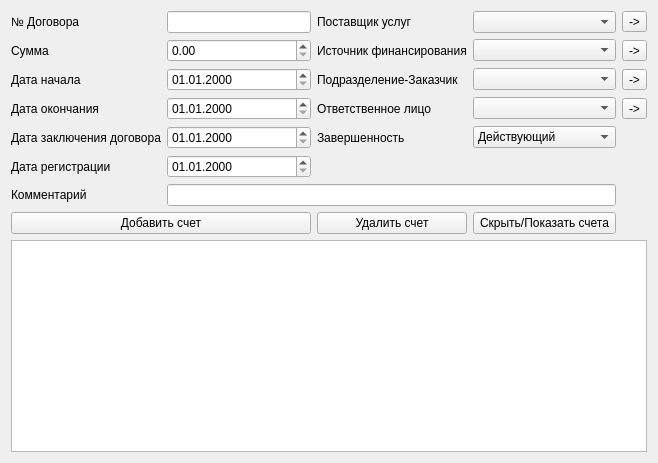
<?xml version="1.0" encoding="UTF-8"?>
<ui version="4.0">
 <class>ContractInformationWidget</class>
 <widget class="QWidget" name="ContractInformationWidget">
  <property name="geometry">
   <rect>
    <x>0</x>
    <y>0</y>
    <width>658</width>
    <height>463</height>
   </rect>
  </property>
  <property name="windowTitle">
   <string>Form</string>
  </property>
  <property name="windowIcon">
   <iconset resource="../../resources/main.qrc">
    <normaloff>:/images/logo.png</normaloff>:/images/logo.png</iconset>
  </property>
  <layout class="QGridLayout" name="gridLayout">
   <item row="4" column="2">
    <widget class="QLabel" name="completenessLabel">
     <property name="text">
      <string>Завершенность</string>
     </property>
    </widget>
   </item>
   <item row="2" column="0">
    <widget class="QLabel" name="startDateLabel">
     <property name="text">
      <string>Дата начала</string>
     </property>
    </widget>
   </item>
   <item row="5" column="1">
    <widget class="QDateEdit" name="registrationDateEdit">
     <property name="displayFormat">
      <string>dd.MM.yyyy</string>
     </property>
    </widget>
   </item>
   <item row="4" column="1">
    <widget class="QDateEdit" name="conclusionDateEdit">
     <property name="displayFormat">
      <string>dd.MM.yyyy</string>
     </property>
    </widget>
   </item>
   <item row="1" column="1">
    <widget class="QDoubleSpinBox" name="contractsSumEdit">
     <property name="maximum">
      <double>99999999.989999994635582</double>
     </property>
    </widget>
   </item>
   <item row="0" column="1">
    <widget class="QLineEdit" name="contractNumbeEdit"/>
   </item>
   <item row="3" column="2">
    <widget class="QLabel" name="responsiblesLabel">
     <property name="text">
      <string>Ответственное лицо</string>
     </property>
    </widget>
   </item>
   <item row="1" column="0">
    <widget class="QLabel" name="contractsSumLabel">
     <property name="text">
      <string>Сумма</string>
     </property>
    </widget>
   </item>
   <item row="0" column="2">
    <widget class="QLabel" name="providersLabel">
     <property name="text">
      <string>Поставщик услуг</string>
     </property>
    </widget>
   </item>
   <item row="2" column="3">
    <widget class="QComboBox" name="subdivisionsBox"/>
   </item>
   <item row="7" column="0">
    <widget class="QLabel" name="commentLabel">
     <property name="text">
      <string>Комментарий</string>
     </property>
    </widget>
   </item>
   <item row="3" column="0">
    <widget class="QLabel" name="endDateLabel">
     <property name="text">
      <string>Дата окончания</string>
     </property>
    </widget>
   </item>
   <item row="3" column="3">
    <widget class="QComboBox" name="responsiblesBox"/>
   </item>
   <item row="0" column="4">
    <widget class="QToolButton" name="providersHandBookButton">
     <property name="text">
      <string>-&gt;</string>
     </property>
    </widget>
   </item>
   <item row="1" column="3">
    <widget class="QComboBox" name="sourcesFinancingBox"/>
   </item>
   <item row="0" column="0">
    <widget class="QLabel" name="contractNumberLabel">
     <property name="text">
      <string>№ Договора</string>
     </property>
    </widget>
   </item>
   <item row="2" column="1">
    <widget class="QDateEdit" name="startDateEdit">
     <property name="displayFormat">
      <string>dd.MM.yyyy</string>
     </property>
    </widget>
   </item>
   <item row="11" column="3">
    <spacer name="horizontalSpacer">
     <property name="orientation">
      <enum>Qt::Horizontal</enum>
     </property>
     <property name="sizeHint" stdset="0">
      <size>
       <width>40</width>
       <height>0</height>
      </size>
     </property>
    </spacer>
   </item>
   <item row="5" column="0">
    <widget class="QLabel" name="registrationDateLabel">
     <property name="text">
      <string>Дата регистрации</string>
     </property>
    </widget>
   </item>
   <item row="1" column="2">
    <widget class="QLabel" name="sourcesFinancingLabel">
     <property name="text">
      <string>Источник финансирования</string>
     </property>
    </widget>
   </item>
   <item row="9" column="0" colspan="2">
    <widget class="QPushButton" name="addCheckButton">
     <property name="text">
      <string>Добавить счет</string>
     </property>
    </widget>
   </item>
   <item row="1" column="4">
    <widget class="QToolButton" name="sourcesFinancingHandBookButton">
     <property name="text">
      <string>-&gt;</string>
     </property>
    </widget>
   </item>
   <item row="2" column="4">
    <widget class="QToolButton" name="subdivisionsHandBookButton">
     <property name="text">
      <string>-&gt;</string>
     </property>
    </widget>
   </item>
   <item row="7" column="1" colspan="3">
    <widget class="QLineEdit" name="commentEdit"/>
   </item>
   <item row="3" column="1">
    <widget class="QDateEdit" name="endDateEdit">
     <property name="displayFormat">
      <string>dd.MM.yyyy</string>
     </property>
    </widget>
   </item>
   <item row="10" column="0" colspan="5">
    <widget class="QTableView" name="checksTableView">
     <property name="sortingEnabled">
      <bool>true</bool>
     </property>
     <attribute name="horizontalHeaderCascadingSectionResizes">
      <bool>true</bool>
     </attribute>
     <attribute name="horizontalHeaderStretchLastSection">
      <bool>false</bool>
     </attribute>
    </widget>
   </item>
   <item row="4" column="0">
    <widget class="QLabel" name="conclusionDateLabel">
     <property name="text">
      <string>Дата заключения договора</string>
     </property>
    </widget>
   </item>
   <item row="0" column="3">
    <widget class="QComboBox" name="providersBox"/>
   </item>
   <item row="2" column="2">
    <widget class="QLabel" name="subdivisionsLabel">
     <property name="text">
      <string>Подразделение-Заказчик</string>
     </property>
    </widget>
   </item>
   <item row="4" column="3">
    <widget class="QComboBox" name="completenessBox">
     <item>
      <property name="text">
       <string>Действующий</string>
      </property>
     </item>
     <item>
      <property name="text">
       <string>Завершенный</string>
      </property>
     </item>
    </widget>
   </item>
   <item row="3" column="4">
    <widget class="QToolButton" name="responsiblesHandBookButton">
     <property name="text">
      <string>-&gt;</string>
     </property>
    </widget>
   </item>
   <item row="9" column="2">
    <widget class="QPushButton" name="deleteCheckButton">
     <property name="text">
      <string>Удалить счет</string>
     </property>
    </widget>
   </item>
   <item row="9" column="3">
    <widget class="QPushButton" name="hideCheckTableButton">
     <property name="text">
      <string>Скрыть/Показать счета</string>
     </property>
    </widget>
   </item>
  </layout>
 </widget>
 <tabstops>
  <tabstop>contractNumbeEdit</tabstop>
  <tabstop>contractsSumEdit</tabstop>
  <tabstop>startDateEdit</tabstop>
  <tabstop>endDateEdit</tabstop>
  <tabstop>commentEdit</tabstop>
  <tabstop>providersBox</tabstop>
  <tabstop>providersHandBookButton</tabstop>
  <tabstop>sourcesFinancingBox</tabstop>
  <tabstop>sourcesFinancingHandBookButton</tabstop>
  <tabstop>subdivisionsBox</tabstop>
  <tabstop>subdivisionsHandBookButton</tabstop>
  <tabstop>responsiblesBox</tabstop>
  <tabstop>responsiblesHandBookButton</tabstop>
  <tabstop>checksTableView</tabstop>
 </tabstops>
 <resources>
  <include location="../../resources/main.qrc"/>
 </resources>
 <connections/>
</ui>
